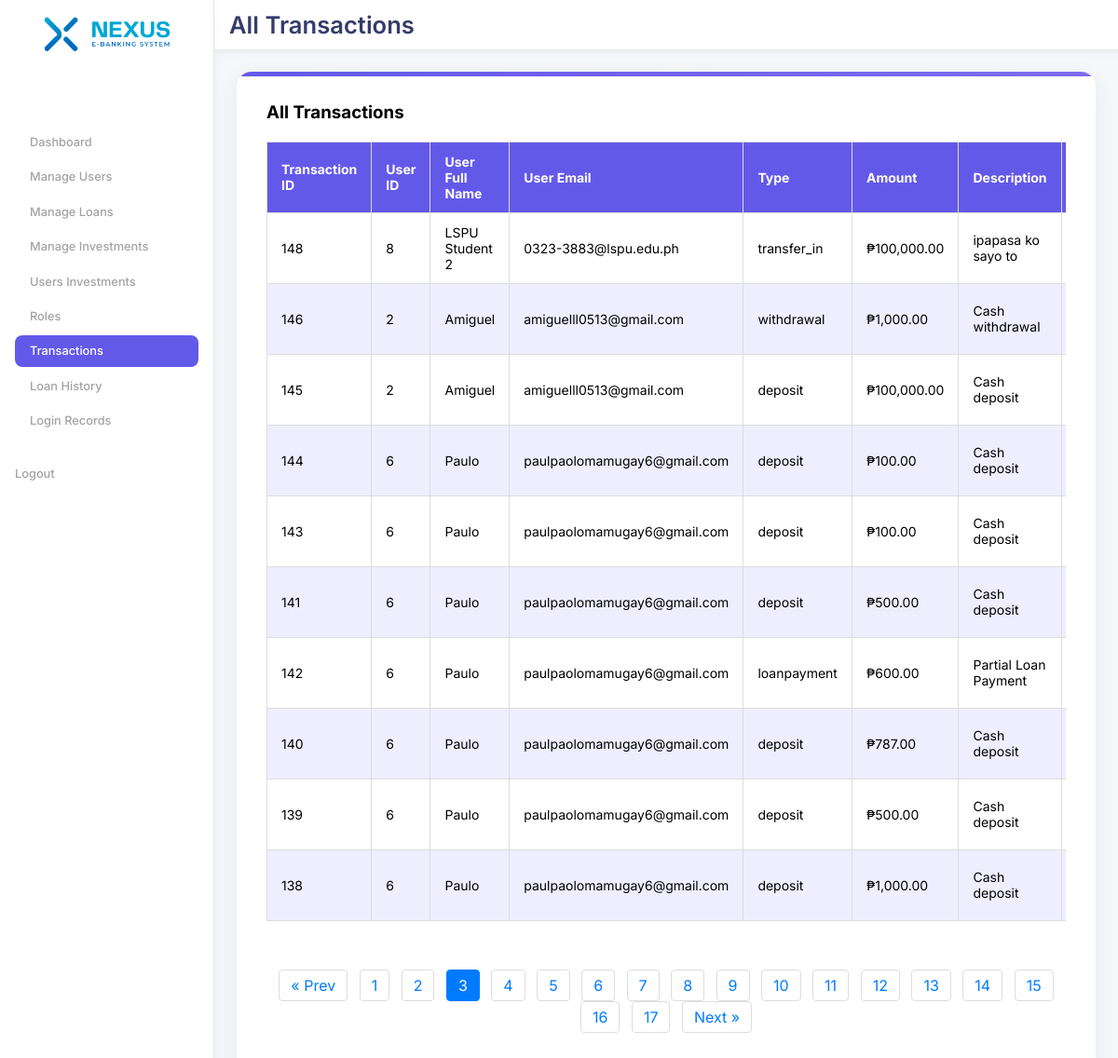
The page /admin/all-transactions.php?page=3 on the database its author committed.
### tables this page shows
CREATE TABLE IF NOT EXISTS `transactions` (
  `transaction_id` int NOT NULL AUTO_INCREMENT,
  `account_id` int NOT NULL,
  `type` enum('deposit','withdrawal','transfer_in','transfer_out','loanpayment') NOT NULL,
  `amount` decimal(15,2) NOT NULL,
  `description` varchar(255) DEFAULT NULL,
  `related_account_id` int DEFAULT NULL,
  `created_at` timestamp NULL DEFAULT CURRENT_TIMESTAMP,
  PRIMARY KEY (`transaction_id`),
  KEY `account_id` (`account_id`),
  KEY `related_account_id` (`related_account_id`),
  CONSTRAINT `transactions_ibfk_1` FOREIGN KEY (`account_id`) REFERENCES `accounts` (`account_id`) ON DELETE CASCADE,
  CONSTRAINT `transactions_ibfk_2` FOREIGN KEY (`related_account_id`) REFERENCES `accounts` (`account_id`) ON DELETE SET NULL
);

CREATE TABLE IF NOT EXISTS `users` (
  `user_id` int NOT NULL AUTO_INCREMENT,
  `full_name` varchar(100) NOT NULL,
  `age` int NOT NULL,
  `birth_year` int NOT NULL,
  `email` varchar(100) NOT NULL,
  `address` text NOT NULL,
  `occupation` varchar(50) NOT NULL,
  `phone` varchar(20) NOT NULL,
  `password_hash` varchar(255) NOT NULL,
  `created_at` timestamp NULL DEFAULT CURRENT_TIMESTAMP,
  `is_admin` tinyint(1) DEFAULT '0',
  `status` enum('pending','approved','rejected') DEFAULT 'pending',
  `is_active` tinyint(1) NOT NULL DEFAULT '1',
  `reset_token` varchar(255) DEFAULT NULL,
  `reset_expires_at` datetime DEFAULT NULL,
  `profile_picture` varchar(255) DEFAULT NULL,
  PRIMARY KEY (`user_id`),
  UNIQUE KEY `email` (`email`)
);

### admin/all-transactions.php (the view, shortened to what this page needs)
<?php
require_once '../includes/db.php';
$perPage = 10;
$page = isset($_GET['page']) && is_numeric($_GET['page']) ? (int)$_GET['page'] : 1;
$offset = ($page - 1) * $perPage;
try {
    $countSql = "SELECT COUNT(*) FROM transactions";
    $totalTransactions = $pdo->query($countSql)->fetchColumn();
    $totalPages = ceil($totalTransactions / $perPage);
    $sql = "SELECT t.*, u.user_id, u.full_name, u.email, ra.account_number AS related_account_number
            FROM transactions t
            JOIN accounts a ON t.account_id = a.account_id
            JOIN users u ON a.user_id = u.user_id
            LEFT JOIN accounts ra ON t.related_account_id = ra.account_id
            ORDER BY t.created_at DESC
            LIMIT :perPage OFFSET :offset";
    $stmt = $pdo->prepare($sql);
    $stmt->bindValue(':perPage', $perPage, PDO::PARAM_INT);
    $stmt->bindValue(':offset', $offset, PDO::PARAM_INT);
    $stmt->execute();
    $transactions = $stmt->fetchAll();
} catch (PDOException $e) {
    error_log("Error fetching transactions: " . $e->getMessage());
    die("Error fetching transactions. Please try again later.");
}
?>
<!DOCTYPE html>
<html lang="en">
<head>
<link rel="stylesheet" href="../assets/css/admin-main.css">
<link rel="stylesheet" href="../assets/css/admin-all-transactions.css">
</head>
<body>
 <div class="wrapper">
            <aside class="sidebar">
                            <div class="Logos-cont">
                                <img src="../assets/images/Logo-color.png" alt="SecureBank Logo" class="logo-container">
                            </div>
                            <nav class="dashboard-nav">
                                <a href="dashboard.php" class="active btn ">Dashboard</a>
                                <a href="manage-users.php" class="btn ">Manage Users</a>
                                <a href="manage-loans.php" class="btn">Manage Loans</a>
                                <a href="manage-investments.php" class="btn">Manage Investments</a>
                                <a href="track-investments.php" class="btn">Users Investments</a>
                                <a href="role.php" class="btn">Roles</a>
                                <a href="recent_transactions.php" class="btn dash-text">Transactions</a>
                                <a href="loan-history.php" class="btn">Loan History</a>
                                <a href="login-records.php" class="btn">Login Records</a>
                            </nav>
                             <div class="logout-cont">
                                <a href="../logout.php" class="logout">Logout</a>
                            </div>
                </aside>
<main class="container">
  <header>
    <h1>All Transactions</h1>
  </header>
     <div class="content">
        <h3>All Transactions</h3>
        <br>
    <div class="table-cont">
     <table>
        <thead>
            <tr>
                <th>Transaction ID</th>
                <th>User ID</th>
                <th>User Full Name</th>
                <th>User Email</th>
                <th>Type</th>
                <th>Amount</th>
                <th>Description</th>
                <th>Related Account</th>
            </tr>
        </thead>
        <tbody>
            <?php if (!empty($transactions)): ?>
                <?php foreach ($transactions as $transaction): ?>
                    <tr>
                        <td data-label="Transaction ID"><?php echo htmlspecialchars($transaction['transaction_id']); ?></td>
                        <td data-label="User ID"><?php echo htmlspecialchars($transaction['user_id']); ?></td>
                        <td data-label="User Full Name"><?php echo htmlspecialchars($transaction['full_name']); ?></td>
                        <td data-label="User Email"><?php echo htmlspecialchars($transaction['email']); ?></td>
                        <td data-label="Type"><?php echo htmlspecialchars($transaction['type']); ?></td>
                        <td data-label="Amount"><?php echo "₱" . number_format($transaction['amount'], 2); ?></td>
                        <td data-label="Description"><?php echo !empty($transaction['description']) ? htmlspecialchars($transaction['description']) : 'N/A'; ?></td>
                        <td data-label="Related Account"><?php echo !empty($transaction['related_account_number']) ? htmlspecialchars($transaction['related_account_number']) : 'N/A'; ?></td>
                    </tr>
                <?php endforeach; ?>
            <?php else: ?>
                <tr>
                    <td colspan="9" style="text-align:center; padding: 20px;">No transactions found.</td>
                </tr>
            <?php endif; ?>
            </div>
</div>
<?php if ($totalPages > 1): ?>
<div class="pagination">
    <?php if ($page > 1): ?>
        <a href="?page=<?= $page - 1 ?>">&laquo; Prev</a>
    <?php endif; ?>
    <?php for ($i = 1; $i <= $totalPages; $i++): ?>
        <a href="?page=<?= $i ?>" class="<?= $i == $page ? 'btn-primary active' : '' ?>"><?= $i ?></a>
    <?php endfor; ?>
    <?php if ($page < $totalPages): ?>
        <a href="?page=<?= $page + 1 ?>">Next &raquo;</a>
    <?php endif; ?>
</div>
<?php endif; ?>
</main>
</div>
</body>
</html>

### assets/css/admin-main.css (style rules this page uses)
:root { --main-color: #ffffff; --bg-color: #f5f7fa; --bg-sidecolor-2: #6359e9; --font-color: #343c6a; --thin-font-color: #718ebf; --inactive-font-color: #a3a3a3; --hover-effects: #efeeff; --big-font-size: clamp(4rem, 6vw, 6.6rem); --semi-big-font-size: clamp(1.5rem, 3vw, 1.6rem); --paragraph-font-size: clamp(0.7rem, 1.5vw, 0.8rem); }
.content { display: flex; flex-direction: column; background: var(--main-color); padding: 2rem; border-radius: 16px; box-shadow: 0 8px 24px rgba(52, 60, 106, 0.08); margin: 4.8rem 1.5rem 2rem 1.5rem; transition: transform 0.3s ease, box-shadow 0.3s ease; position: relative; overflow: hidden; }
.content::before { content: ""; position: absolute; top: 0; left: 0; width: 100%; height: 5px; background: linear-gradient(90deg, var(--bg-sidecolor-2), #7e6cf1); }
* { margin: 0; padding: 0; box-sizing: border-box; font-family: "Poppins", sans-serif; text-decoration: none; font-family: "inter", sans-serif; }
* { margin: 0; padding: 0; box-sizing: border-box; font-family: "Inter", sans-serif; }
body, html { height: 100%; }
.wrapper { display: flex; height: 100vh; background-color: var(--bg-color); }
.logout-cont { display: flex; flex-direction: column; gap: 1rem; margin-top: 2rem; font-size: var(--paragraph-font-size); color: var(--inactive-font-color); font-weight: 500; cursor: pointer; }
.logout { color: var(--inactive-font-color); text-decoration: none; font-weight: 500; transition: color 0.3s ease; display: flex; align-items: center; gap: 0.6rem; }
.btn { display: flex; align-items: center; gap: 0.6rem; padding: 0rem 1rem; background-color: transparent; color: var(--inactive-font-color); border-radius: 8px; font-weight: 500; height: 34.2px; }
.container { flex: 1; background-color: var(--bg-color); overflow: auto; z-index: 999; }
.table-cont { overflow: auto; width: 100%; }

### assets/css/admin-all-transactions.css (style rules this page uses)
:root { --main-color: #FFFFFF; --bg-color: #F5F7FA; --bg-sidecolor-2: #6359e9; --font-color: #343C6A; --thin-font-color: #718EBF; --inactive-font-color: #a3a3a3; --hover-effects: #efeeff; --big-font-size: clamp(4rem, 6vw, 6.6rem); --semi-big-font-size: clamp(1.5rem, 3vw, 1.6rem); --paragraph-font-size: clamp(0.7rem, 1.5vw, 0.8rem); --spacing-small: 0.75rem; --spacing-medium: 1rem; --spacing-large: 2rem; --radius-base: 8px; --radius-lg: 16px; --shadow-base: 0 4px 12px rgba(99, 89, 233, 0.2); --shadow-lg: 0 8px 24px rgba(52, 60, 106, 0.08); }
.content table { width: 100%; border-collapse: collapse; font-size: 14px; margin-bottom: var(--spacing-large); }
.content table thead { background-color: var(--bg-sidecolor-2); color: var(--main-color); }
.content table th, .content table td { padding: 12px 15px; border: 1px solid #ddd; text-align: left; }
.content table tbody tr:nth-child(even) { background-color: var(--hover-effects); }

### admin/all-transactions.php (style rules this page uses)
.pagination { text-align: center; margin: 20px 0; }
.pagination a { display: inline-block; margin: 0 4px; padding: 6px 12px; color: #007bff; background: #fff; border: 1px solid #ddd; border-radius: 4px; text-decoration: none; transition: background 0.2s, color 0.2s; }
.pagination a.btn-primary, .pagination a.active { background: #007bff; color: #fff; border-color: #007bff; pointer-events: none; }

### rows shown on the page
transactions: transaction_id "148", users.user_id "8", users.full_name "LSPU Student 2", users.email "0323-3883@lspu.edu.ph", type "transfer_in", amount "100,000.00", description "ipapasa ko sayo to"
transactions: transaction_id "146", users.user_id "2", users.full_name "Amiguel", users.email "amiguelll0513@gmail.com", type "withdrawal", amount "1,000.00", description "Cash withdrawal"
transactions: transaction_id "145", users.user_id "2", users.full_name "Amiguel", users.email "amiguelll0513@gmail.com", type "deposit", amount "100,000.00", description "Cash deposit"
transactions: transaction_id "144", users.user_id "6", users.full_name "Paulo", users.email "paulpaolomamugay6@gmail.com", type "deposit", amount "100.00", description "Cash deposit"
transactions: transaction_id "143", users.user_id "6", users.full_name "Paulo", users.email "paulpaolomamugay6@gmail.com", type "deposit", amount "100.00", description "Cash deposit"
transactions: transaction_id "141", users.user_id "6", users.full_name "Paulo", users.email "paulpaolomamugay6@gmail.com", type "deposit", amount "500.00", description "Cash deposit"
transactions: transaction_id "142", users.user_id "6", users.full_name "Paulo", users.email "paulpaolomamugay6@gmail.com", type "loanpayment", amount "600.00", description "Partial Loan Payment"
transactions: transaction_id "140", users.user_id "6", users.full_name "Paulo", users.email "paulpaolomamugay6@gmail.com", type "deposit", amount "787.00", description "Cash deposit"
transactions: transaction_id "139", users.user_id "6", users.full_name "Paulo", users.email "paulpaolomamugay6@gmail.com", type "deposit", amount "500.00", description "Cash deposit"
transactions: transaction_id "138", users.user_id "6", users.full_name "Paulo", users.email "paulpaolomamugay6@gmail.com", type "deposit", amount "1,000.00", description "Cash deposit"
